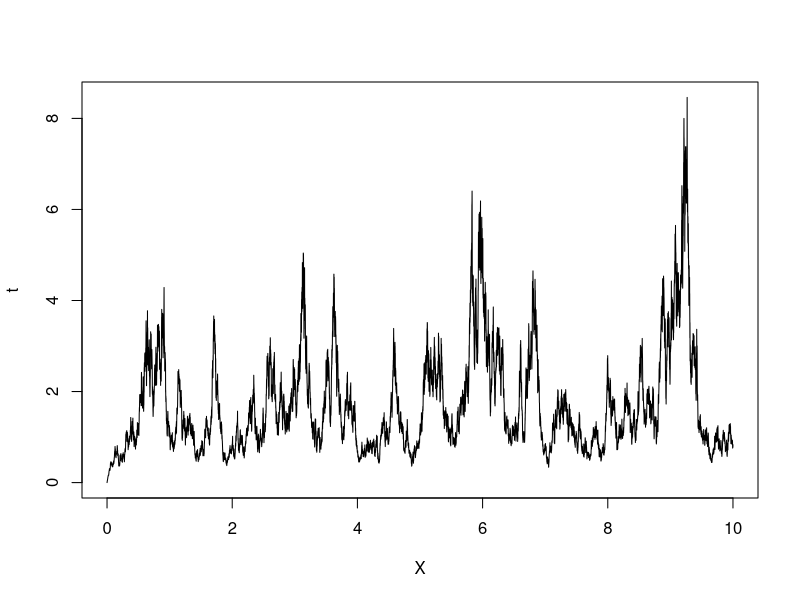

The R script that drew this image:
#begin= start time of the process
 # end= end time of the process
 #step= incremental time step
 # a, p for penalty term, r=reflection, X0= intitial starting point
 #  drift and sigma related to the process must be functions or numbers.
 SDE_RF <- function(begin, end,step=0.01,drift=0,sigma=1,a=100,p=0.1,r=1, X0=0){
   t<-seq(begin,end,step) ### create sequence 
   n=length(t)
   dt  <- step
   dw<-rnorm(n, 0, sqrt(step))
   X<-NULL
   X[1] <- X0
   ## penalty function
   penalty<- function(a,p,r,x){
     ifelse(x>=0,0,r*a*((abs(x))^p))
   }
   if(is.function(drift) & is.function(sigma)){
   ## drift
   d<- as.function(alist(x=,drift))
   drift<-d(1)
   ## sigma
   sig<- as.function(alist(x=,sigma))
   sigma<-sig(1)
   for (i in 2:n) {
     X[i] <-  X[i-1]+ drift(X[i-1])*dt + penalty(a,p,r,X[i-1])*dt + sigma(X[i-1])*dw[i]
     }
   }
   else if(is.function(drift) & !is.function(sigma)){
       ## drift
       d<- as.function(alist(x=,drift))
       drift<-d(1)
       for (i in 2:n) {
       X[i] <-  X[i-1]+ drift(X[i-1])*dt + penalty(a,p,r,X[i-1])*dt + sigma*dw[i]
     }
     }
   else if(!is.function(drift) & is.function(sigma)){
       ## sigma
       sig<- as.function(alist(x=,sigma))
       sigma<-sig(1)
       for (i in 2:n) {
        X[i] <-  X[i-1]+ drift*dt + penalty(a,p,r,X[i-1])*dt + sigma(X[i-1])*dw[i]
       }
    } else {
        for (i in 2:n) {
        X[i] <-  X[i-1]+ drift*dt + penalty(a,p,r,X[i-1])*dt + sigma*dw[i]
       }
      }
   return(data.frame(t,X));
 }
 
 ## Example
 ## Your drift and sigma must be functions or numbers 
 drift<-function(x){4*(2-x)} # Unstein-Uhlenbeck drift
 sigma1<-function(x){2*x}
 BM<-SDE_RF(0,10,step = 0.001,drift = drift, sigma = sigma1)
 plot(BM$t,BM$X, type="l", xlab="X", ylab="t")
 
 
      